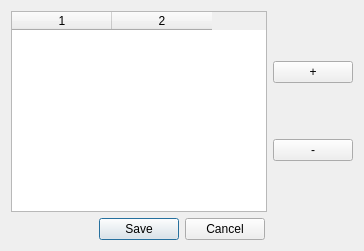
<?xml version="1.0" encoding="UTF-8"?>
<ui version="4.0">
 <class>ServerInputDialog</class>
 <widget class="QDialog" name="ServerInputDialog">
  <property name="geometry">
   <rect>
    <x>0</x>
    <y>0</y>
    <width>364</width>
    <height>251</height>
   </rect>
  </property>
  <property name="sizePolicy">
   <sizepolicy hsizetype="Preferred" vsizetype="Preferred">
    <horstretch>0</horstretch>
    <verstretch>0</verstretch>
   </sizepolicy>
  </property>
  <property name="windowTitle">
   <string>Server List</string>
  </property>
  <layout class="QVBoxLayout" name="verticalLayout_2">
   <item>
    <layout class="QHBoxLayout" name="horizontalLayout">
     <item>
      <widget class="QTableWidget" name="serverList">
       <property name="sizePolicy">
        <sizepolicy hsizetype="Minimum" vsizetype="Expanding">
         <horstretch>0</horstretch>
         <verstretch>0</verstretch>
        </sizepolicy>
       </property>
       <property name="columnCount">
        <number>2</number>
       </property>
       <column/>
       <column/>
      </widget>
     </item>
     <item>
      <layout class="QVBoxLayout" name="verticalLayout">
       <item>
        <widget class="QPushButton" name="add">
         <property name="text">
          <string>+</string>
         </property>
        </widget>
       </item>
       <item>
        <widget class="QPushButton" name="remove">
         <property name="text">
          <string>-</string>
         </property>
        </widget>
       </item>
      </layout>
     </item>
    </layout>
   </item>
   <item>
    <widget class="QDialogButtonBox" name="buttonBox">
     <property name="standardButtons">
      <set>QDialogButtonBox::Cancel|QDialogButtonBox::Save</set>
     </property>
     <property name="centerButtons">
      <bool>true</bool>
     </property>
    </widget>
   </item>
  </layout>
 </widget>
 <resources/>
 <connections/>
</ui>
